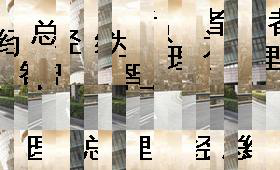
#> input picture 3.tif, 280 x 170 px
$ python zhilian_ocr_1_0.py
#> lines starting #> are read from the running program, lines starting #| are printed output that depends on the picture
import cv2

import numpy as np

import pytesseract


img = cv2.imread('3.tif')
#> img is the input picture: shape (170, 280, 3); mean B, G, R 157.2, 171.5, 179.9

gray_img = cv2.cvtColor(img,cv2.COLOR_RGB2GRAY)
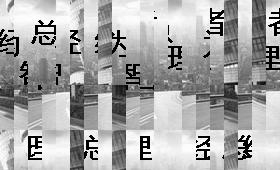
#> gray_img: shape (170, 280); min 0, max 255, mean 168.2

# ret,grey_img = cv2.threshold(gray_img,10,255,cv2.THRESH_BINARY)

grey_img= cv2.adaptiveThreshold(gray_img,255,cv2.ADAPTIVE_THRESH_GAUSSIAN_C,cv2.THRESH_BINARY,5,10)
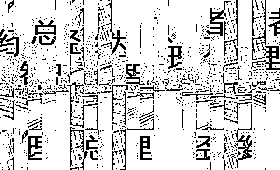
#> grey_img: shape (170, 280); 83.4% white; black in thin lines or dots

upper_img = grey_img[0:85,0:280]
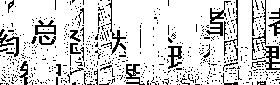
#> upper_img: shape (85, 280); 82.9% white; black in thin lines or dots

bottom_img = grey_img[85:130,0:280]
#> bottom_img: shape (45, 280); 82.7% white; black in thin lines or dots

verify_img = grey_img[130:180,0:280]
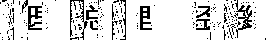
#> verify_img: shape (40, 280); 85.2% white; black in thin lines or dots

segment_upper = list()

segment_bottom = list()

rearrange_upper = list()

rearrange_bottom = list()

rearrange_verify = list()

uplist = [11,18,15,9,2,10,5,3,4,13,20,16,12,14,7,1,6,8,17,19]

bottomlist = [16,7,18,15,3,11,10,14,4,8,5,12,20,13,19,2,1,17,9,6]

verilist = [16,7,18,15,3,11]

# tuple_bottom = ()


# for i in range(0,20):
#     tuple_bottom = tuple_bottom + tuple(rearrange_bottom[i])

for i in range(1,21):
    rearrange_upper.append(upper_img[0:85,14*uplist[i-1]-14:14*uplist[i-1]-1])
    rearrange_bottom.append(bottom_img[0:55,14*bottomlist[i-1]-14:14*bottomlist[i-1]-1])
#> after the loop, rearrange_bottom = 20 items; rearrange_upper = 20 items


for i in range(1,7):
    rearrange_verify.append(verify_img[0:50,14*verilist[i-1]-14:14*verilist[i-1]-1])
#> after the loop, rearrange_verify = 6 items

upper = np.column_stack((rearrange_upper[0],rearrange_upper[1],rearrange_upper[2],rearrange_upper[3],rearrange_upper[4],rearrange_upper[5],rearrange_upper[6],rearrange_upper[7],rearrange_upper[8],rearrange_upper[9],rearrange_upper[10],rearrange_upper[11],rearrange_upper[12],rearrange_upper[13],rearrange_upper[14],rearrange_upper[15],rearrange_upper[16],rearrange_upper[17],rearrange_upper[18],rearrange_upper[19],))
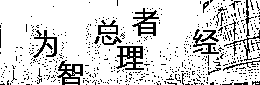
#> upper: shape (85, 260); 83.8% white; black in thin lines or dots
bottom = np.column_stack((rearrange_bottom[0],rearrange_bottom[1],rearrange_bottom[2],rearrange_bottom[3],rearrange_bottom[4],rearrange_bottom[5],rearrange_bottom[6],rearrange_bottom[7],rearrange_bottom[8],rearrange_bottom[9],rearrange_bottom[10],rearrange_bottom[11],rearrange_bottom[12],rearrange_bottom[13],rearrange_bottom[14],rearrange_bottom[15],rearrange_bottom[16],rearrange_bottom[17],rearrange_bottom[18],rearrange_bottom[19],))
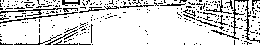
#> bottom: shape (45, 260); 84.1% white; black in thin lines or dots


# cv2.imshow('sd',grey_img)

# for i in range(1,21):
#     arrangeimg_upper = np.column_stack((arrangeimg_upper,segment_upper[i-1]))

veri = np.column_stack((rearrange_verify[0],rearrange_verify[1],rearrange_verify[2],rearrange_verify[3],rearrange_verify[4],rearrange_verify[5]))
#> veri: shape (40, 78); 72.5% white; black in thin lines or dots

rearrange_img = np.row_stack((upper,bottom))
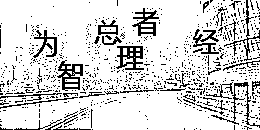
#> rearrange_img: shape (130, 260); 83.9% white; black in thin lines or dots


cv2.imshow('dst',rearrange_img)


# [13 lines of commented-out code are left out]

cv2.imshow('thresh',rearrange_img)


#> (the run stopped early here; a loop or call above may not have finished)

$ run again, with Original_image.tif copied over 3.tif
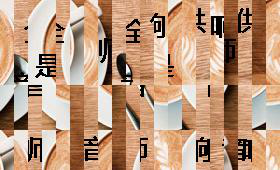
#> input picture Original_image.tif, 280 x 170 px
#> img is the input picture: shape (170, 280, 3); mean B, G, R 126.4, 153.1, 189.1
#> `grey_img= cv2.adaptiveThreshold(gray_img,255,cv2.ADAPTIVE_THRESH_GAUSS..`:
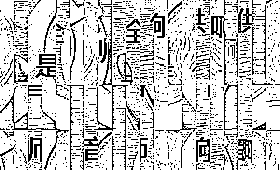
#> grey_img: shape (170, 280); 79.5% white; black in thin lines or dots
#> upper_img: shape (85, 280); 78% white; black in thin lines or dots
#> bottom_img: shape (45, 280); 83.6% white; black in thin lines or dots
#> verify_img: shape (40, 280); 78.3% white; black in thin lines or dots
#> after the loop `for i in range(1,21):`: rearrange_bottom = 20 items
#> after the loop `for i in range(1,7):`: rearrange_verify = 6 items
#> upper: shape (85, 260); 79% white; black in thin lines or dots
#> bottom: shape (45, 260); 85.2% white; black in thin lines or dots
#> veri: shape (40, 78); 65% white; black in thin lines or dots
#> `rearrange_img = np.row_stack((upper,bottom))`:
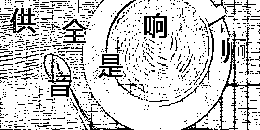
#> rearrange_img: shape (130, 260); 81.1% white; black in thin lines or dots
